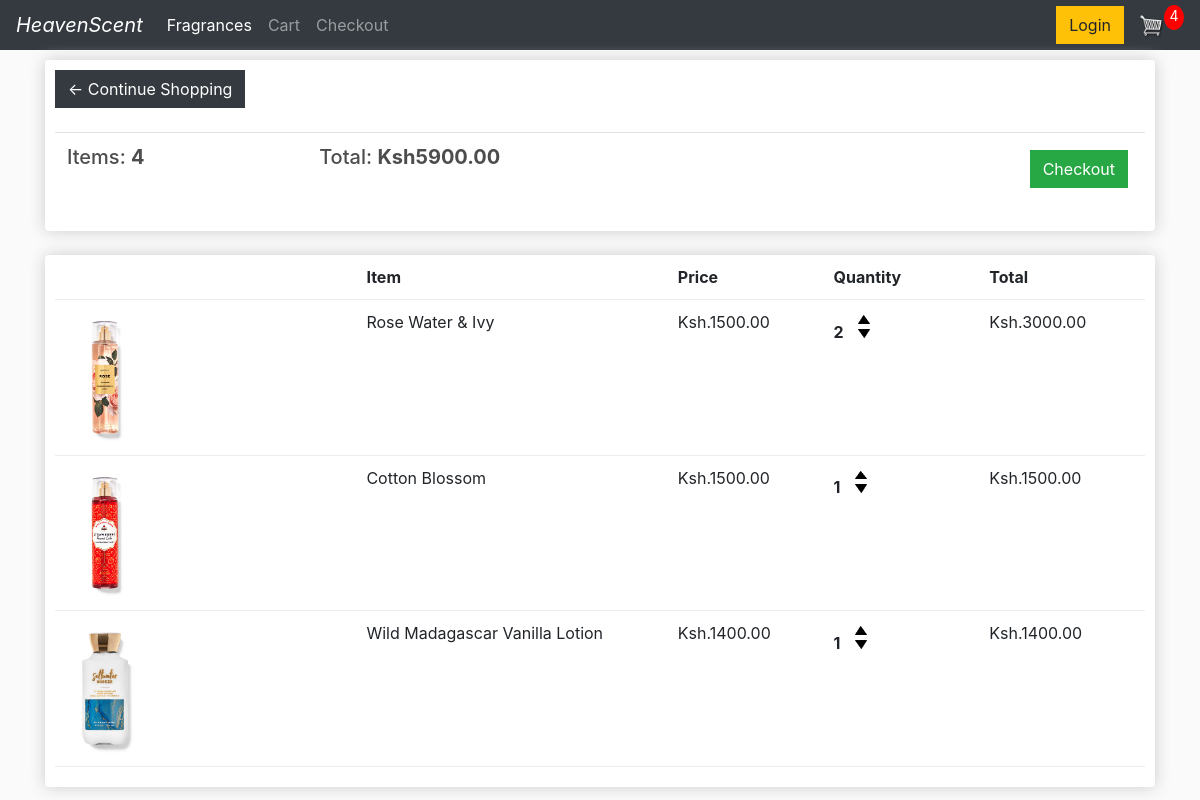
The page /cart/ (signed in) on the database as committed earlier.
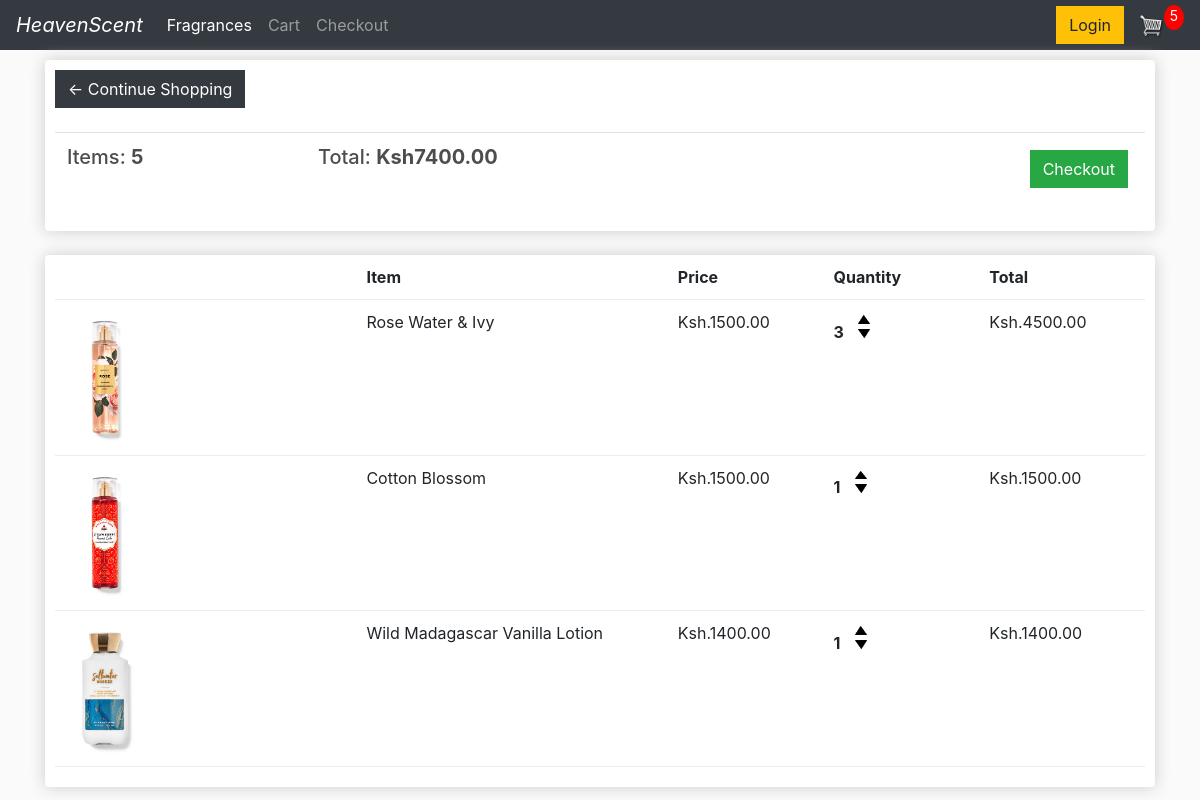
The same page on the database as committed later.
### store/models.py (models this page shows, shortened)
class Order(models.Model):
    customer = models.ForeignKey(Customer, on_delete=models.SET_NULL, null=True, blank=True)
    date_ordered = models.DateTimeField(auto_now_add=True)
    complete = models.BooleanField(default=False, null=True, blank=False)#Checks if customer wants to checkout or not
    transaction_id = models.CharField(max_length=200, null=True)
    @property
    def get_cart_total(self):
        orderitems = self.orderitem_set.all()
        total = sum([item.get_total for item in orderitems])
        return total
    @property
    def get_cart_items(self):
        orderitems = self.orderitem_set.all()
        total = sum([item.quantity for item in orderitems])
        return total

class OrderItem(models.Model):
    product = models.ForeignKey(Product, on_delete=models.SET_NULL, null=True)
    order = models.ForeignKey(Order, on_delete=models.SET_NULL, null=True)
    quantity = models.IntegerField(default=0, null=True, blank=True)
    date_added = models.DateTimeField(auto_now_add=True)
    @property
    def get_total(self):
        total = self.product.price * self.quantity
        return total

class Product(models.Model):
    name = models.CharField(max_length=200, null=True)
    price = models.DecimalField(max_digits=7, decimal_places=2)
    digital = models.BooleanField(default=False, null=True, blank=False)
    image = models.ImageField(null=True, blank=True)
    @property
    def imageURL(self):
        try:
            url = self.image.url
        except:
            url = ''
        return url

### store/views.py (the view, shortened to what this page needs)
# urls.py: path('cart/', views.cart, name="cart"),
def cart(request):
    if request.user.is_authenticated:
        customer = request.user.customer
        order, created = Order.objects.get_or_create(customer=customer, complete=False)
        items = order.orderitem_set.all()
        cartItems = order.get_cart_items
    context = {'items': items, 'order': order, 'cartItems': cartItems}
    return render(request, 'store/cart.html', context)

### store/templates/store/cart.html
{% extends 'store/main.html' %} {% load static %} {% block content %}
<div class="row">
    <div class="col-lg-12">
        <div class="box-element">
            <a class="btn btn-dark" href="{% url 'store' %}">&#x2190;
                Continue Shopping</a>
            <br>
            <br>
            <table class="table">
                <tr>
                    <th>
                        <h5>Items: <strong>{{order.get_cart_items}}</strong></h5>
                    </th>
                    <th>
                        <h5>Total: <strong>Ksh{{order.get_cart_total|floatformat:2}}</strong></h5>
                    </th>
                    <th>
                        <a style="float: right; margin: 5px;" class="btn btn-success" href="{% url 'checkout' %}">Checkout</a>
                    </th>
                </tr>
            </table>
        </div>
        <br>
        <div class="box-element">
            <div class="cart-row">
                <div style="flex:2;"></div>
                <div style="flex:2;"><strong>Item</strong></div>
                <div style="flex:1;"><strong>Price</strong></div>
                <div style="flex:1;"><strong>Quantity</strong></div>
                <div style="flex:1;"><strong>Total</strong></div>
            </div>
            {% for item in items %}
            <div class="cart-row">
                <div style="flex:2;"><img class="row-image" src="{{item.product.imageURL}}" alt=""></div>
                <div style="flex:2;">{{item.product.name}}</div>
                <div style="flex:1;">Ksh.{{item.product.price|floatformat:2}}</div>
                <div style="flex:1;">
                    <p class="quantity">{{item.quantity}}</p>
                    <div class="quantity">
                        <img data-product={{item.product.id}} data-action="add" class="chg-quantity update-cart" src="{% static 'images/arrow-up.png'%}" alt="">
                        <img data-product={{item.product.id}} data-action="remove" class="chg-quantity update-cart" src="{% static 'images/arrow-down.png'%}" alt="">
                    </div>
                </div>
                <div style="flex:1;">Ksh.{{item.get_total}}</div>
            </div>
            {% endfor %}
        </div>
    </div>
</div>{% endblock content %}

Rows that differ between the two databases and show on the page:
changed through a linked row, Order: get_cart_items "4" → "5"; get_cart_total "5900.00" → "7400.00"
changed OrderItem "Rose Water & Ivy": quantity "2" → "3"; get_total "3000.00" → "4500.00"
Other text that changed with them:
{{ cartItems }}: "4" → "5"
